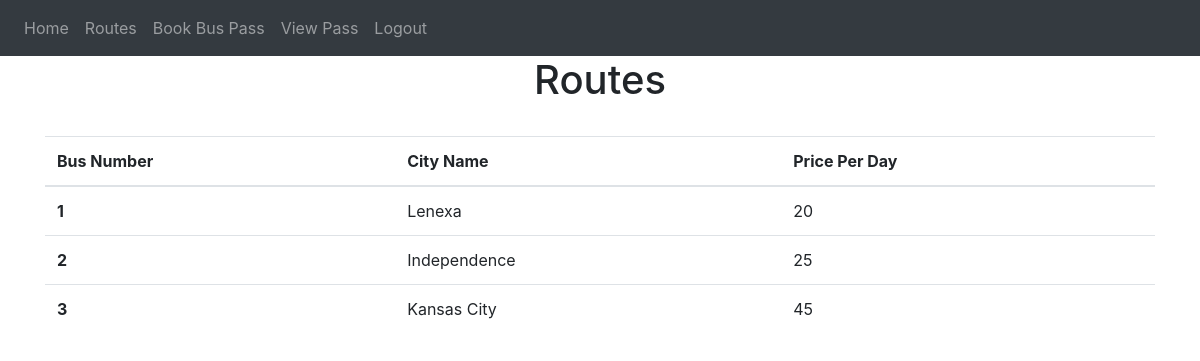
The page /routes (signed in) on the database its author committed.
### website/models.py (models this page shows)
class Busroute(db.Model):
    id = db.Column(db.Integer, primary_key=True)
    cityname = db.Column(db.String(150))
    price = db.Column(db.Integer)

### website/views.py (the view, shortened to what this page needs)
@views.route('/routes', methods=['GET', 'POST'])
@login_required
def routes():
    routes = Busroute.query.all()
    return render_template('routes.html', user=current_user, routes = routes)

### website/__init__.py (called while the page is built)
def create_app():
    app = Flask(__name__)
    app.config['SECRET_KEY'] = 'SANDEEP'
    app.config['SQLALCHEMY_DATABASE_URI'] =\
        'sqlite:///' + path.join(basedir, 'database.db')
    db.init_app(app)
    from .views import views
    from .auth import auth
    app.register_blueprint(views, url_prefix='/')
    app.register_blueprint(auth, url_prefix='/')
    from .models import User, Note
    login_manager = LoginManager(app)
    login_manager.login_view = 'auth.login' # type: ignore
    login_manager.init_app(app)
    @login_manager.user_loader
    def load_user(id):
        return User.query.get(int(id))
    with app.app_context():
        create_database()
    return app

### website/templates/routes.html
{% extends "base.html" %} {% block title %}Home{% endblock %} {% block content
    %}
    <h1 align="center">Routes</h1><br>
    {% if user.role == 1 %}
    <div style="display:flex;gap:5%">
      <div style="width: 50%;">
        <form method="POST">
          <h3 align="center">Add Bus</h3>
          <div class="form-group">
            <label for="cityname">City Name</label>
            <input
              type="text"
              class="form-control"
              id="cityname"
              name="cityname"
              placeholder="Enter City Name"
            />
          </div>
          <div class="form-group">
            <label for="price">Price Per Day</label>
            <input
              type="number"
              class="form-control"
              id="price"
              name="price"
              placeholder="Enter Price"
            />
          </div>
          <br />
          <button type="submit" class="btn btn-primary">Submit</button>
        </form>
      </div>
      <div style="width: 100%;">
        <form method="POST">
        <table class="table">
          <thead>
            <tr>
              <th scope="col">Bus Number</th>
              <th scope="col">City Name</th>
              <th scope="col">Price Per Day</th>
              <th scope="col">Action</th>
            </tr>
          </thead>
          <tbody>
            {% for route in routes %}
            <tr>
              <th scope="row">{{route.id}}</th>
              <td><input type="text" class="form-control" id="cityname{{route.id}}" value="{{route.cityname}}"></td>
              <td><input type="number" class="form-control" id="price{{route.id}}" value="{{route.price}}"></td>
              <td>
                <div style="display: flex; gap:5%">
                  <button type="button" class="btn btn-primary" onClick="editBusRoute('{{ route.id }}')">Edit</button>
                  <button type="button" class="btn btn-primary" onClick="deleteBusRoute('{{ route.id }}')">Delete</button>
                </div>
              </td>
            </tr>
            {% endfor %}
          </tbody>
        </table>
      </form>
      </div>
    </div>
    {% else %}
    <table class="table">
      <thead>
        <tr>
          <th scope="col">Bus Number</th>
          <th scope="col">City Name</th>
          <th scope="col">Price Per Day</th>
        </tr>
      </thead>
      <tbody>
        {% for route in routes %}
        <tr>
          <th scope="row">{{route.id}}</th>
          <td>{{route.cityname}}</td>
          <td>{{route.price}}</td>
        </tr>
        {% endfor %}
      </tbody>
    </table>
    {% endif %}
    {% endblock %}

### rows shown on the page
Busroute: id "1", cityname "Lenexa", price "20"
Busroute: id "2", cityname "Independence", price "25"
Busroute: id "3", cityname "Kansas City", price "45"
